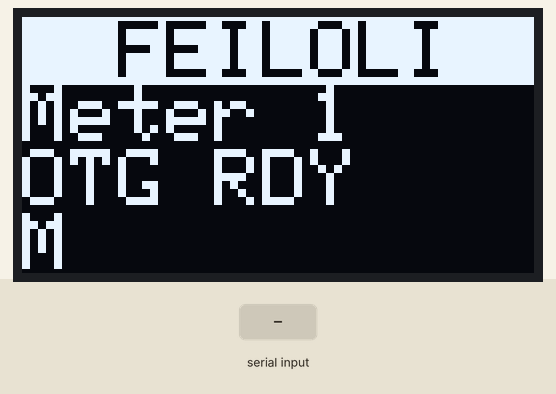
The sketch below on a simulated Arduino Mega 2560, built with avr-gcc and run on an emulated ATmega2560. Parts: 128×64 one-colour display. The inputs (shaded band) are chosen by the test bench. What the sketch prints to the serial monitor is not drawn.

Above: at 3.2 s.

The sketch:

feiloli-wifi7688_v0_00.ino
```cpp
#include <SoftwareSerial.h>
#include <Wire.h>
#include <Adafruit_GFX.h>
#include <Adafruit_SSD1306.h>

#define DEBUG 1

#define OLED_RESET 13
Adafruit_SSD1306 display(OLED_RESET);

#if (SSD1306_LCDHEIGHT != 64)
#error("Height incorrect, please fix Adafruit_SSD1306.h!");
#endif

SoftwareSerial CraneSerial(8, 7); // RX, TX

void setup()   {
  Serial.begin(19200);
  Serial1.begin(19200);
  //SerialUSB.begin(9600);
  CraneSerial.begin(9600);//9600 mqtt  19200 ws
#ifdef DEBUG
  Serial.println("WifiCard Start");
#endif

  // by default, we'll generate the high voltage from the 3.3v line internally! (neat!)
  display.begin(SSD1306_SWITCHCAPVCC, 0x3c);  // initialize with the I2C addr 0x3D (for the 128x64)
  // init done
  display.clearDisplay();
  // text display tests
  display.setTextSize(2);
  display.setTextColor(BLACK, WHITE);
  display.setCursor(0,1);
  display.fillRect(0, 0, 128, 17, 1);
  display.println("  FEILOLI ");

  display.setTextColor( WHITE); // 'inverted' text
  display.println("Meter 1");
  display.setTextSize(2);
  display.println("OTG RDY");
  display.println("M");
  display.display();
  delay(2000);
}


void loop() {
  char temp;

  while (CraneSerial.available()) {
    temp=CraneSerial.read();
    Serial1.write(temp);
    Serial.write(temp);
  }
  /*
  while (Serial.available()) {
    temp=Serial.read();
    Serial1.write(temp);
    Serial.write(temp);
  }
  */
  while (Serial1.available()) {
    temp=Serial1.read();
    CraneSerial.write(temp);
    Serial.write(temp);
  }
}
```
